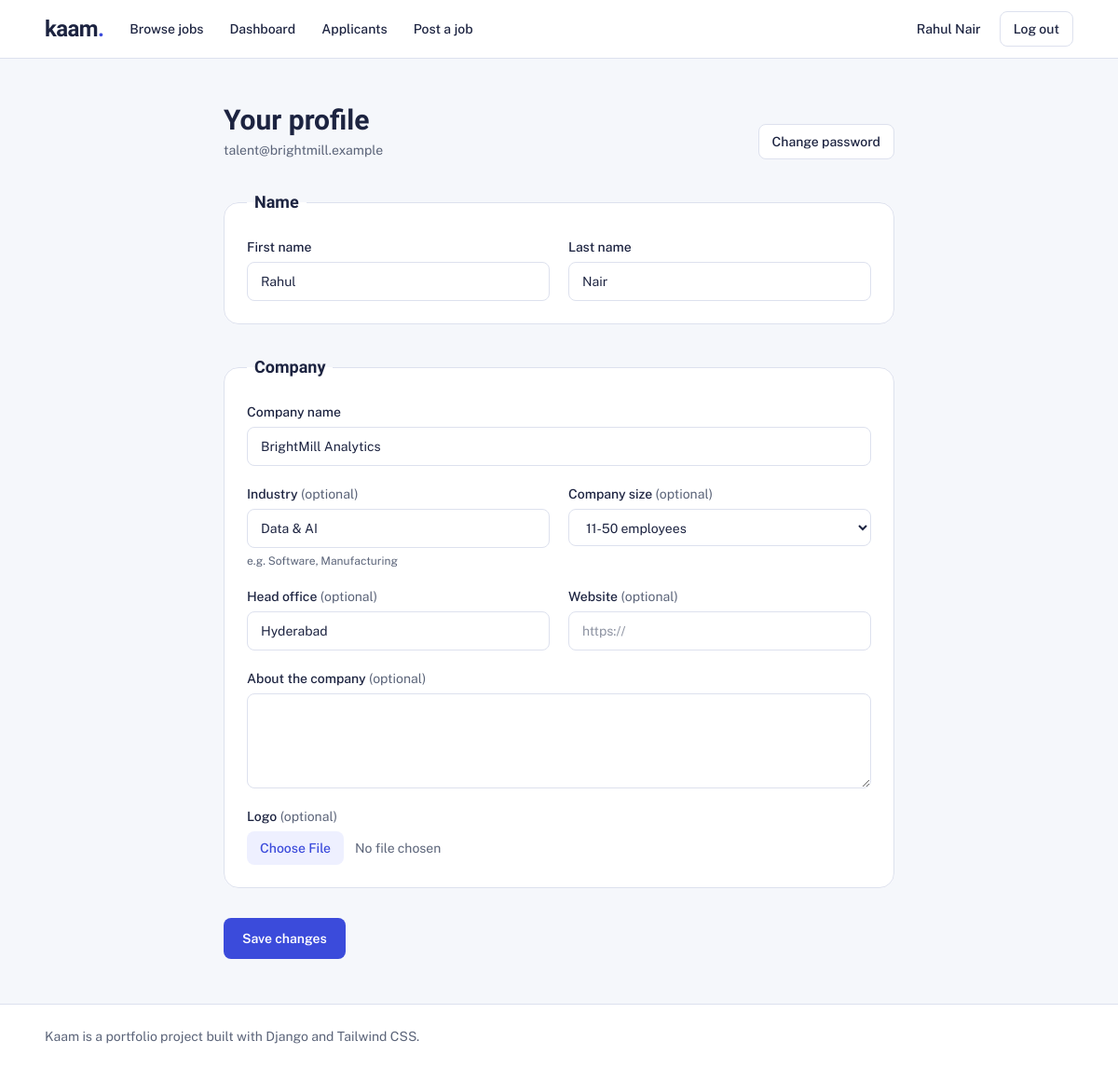
The app's page /accounts/profile/ (signed in) with its own data.
### accounts/models.py (models this page shows, shortened)
class User(AbstractUser):
    class Role(models.TextChoices):
        EMPLOYER = "employer", "Employer"
        SEEKER = "seeker", "Job seeker"
    username = None
    email = models.EmailField("email address", unique=True)
    role = models.CharField(max_length=10, choices=Role.choices, blank=True)
    USERNAME_FIELD = "email"
    REQUIRED_FIELDS = []
    objects = UserManager()
    @property
    def is_employer(self):
        return self.role == self.Role.EMPLOYER
    @property
    def is_seeker(self):
        return self.role == self.Role.SEEKER
    @property
    def display_name(self):
        return self.get_full_name().strip() or self.email

class EmployerProfile(models.Model):
    SIZES = [
        ("1-10", "1-10 employees"),
        ("11-50", "11-50 employees"),
        ("51-200", "51-200 employees"),
        ("201-1000", "201-1000 employees"),
        ("1000+", "1000+ employees"),
    ]
    user = models.OneToOneField(settings.AUTH_USER_MODEL, on_delete=models.CASCADE, related_name="employer_profile")
    company_name = models.CharField(max_length=120)
    industry = models.CharField(max_length=80, blank=True, help_text="e.g. Software, Manufacturing")
    company_size = models.CharField(max_length=10, choices=SIZES, blank=True)
    location = models.CharField("Head office", max_length=120, blank=True)
    website = models.URLField(blank=True)
    about = models.TextField("About the company", blank=True)
    logo = models.ImageField(upload_to="logos/", blank=True)

### accounts/views.py (the view, shortened to what this page needs)
# urls.py: path("profile/", views.profile_edit, name="profile"),
@login_required
def profile_edit(request):
    user = request.user
    if user.is_seeker:
        profile, _ = SeekerProfile.objects.get_or_create(user=user)
        profile_form_class = SeekerProfileForm
    elif user.is_employer:
        profile, _ = EmployerProfile.objects.get_or_create(user=user, defaults={"company_name": user.display_name})
        profile_form_class = EmployerProfileForm
    else:
        return redirect("admin:index")
    name_form = NameForm(request.POST or None, instance=user)
    profile_form = profile_form_class(request.POST or None, request.FILES or None, instance=profile)
    return render(
        request,
        "accounts/profile_edit.html",
        {"name_form": name_form, "profile_form": profile_form, "profile": profile},
    )

### accounts/forms.py
class NameForm(TailwindFormMixin, forms.ModelForm):
    class Meta:
        model = User
        fields = ("first_name", "last_name")
    def __init__(self, *args, **kwargs):
        super().__init__(*args, **kwargs)
        self.fields["first_name"].required = True
        self.fields["last_name"].required = True

class EmployerProfileForm(EmployerSignupProfileForm):
    class Meta(EmployerSignupProfileForm.Meta):
        fields = EmployerSignupProfileForm.Meta.fields + ("about", "logo")
        widgets = {
            "website": forms.URLInput(attrs={"placeholder": "https://"}),
            "about": forms.Textarea(attrs={"rows": 4}),
        }

### core/context_processors.py (called while the page is built)
def site(request):
    return {"SITE_NAME": settings.SITE_NAME, "TAILWIND_BUILT": settings.TAILWIND_BUILT}

### templates/accounts/profile_edit.html (shortened to what this page needs)
{% extends "base.html" %}
{% block content %}
<section class="mx-auto max-w-3xl px-4 py-12 sm:px-6">
  <div class="flex flex-wrap items-end justify-between gap-3">
    <div>
      <h1 class="font-display text-3xl font-bold">Your profile</h1>
      <p class="mt-1 text-sm text-muted">{{ user.email }}</p>
    </div>
    <a href="{% url 'accounts:password_change' %}" class="rounded-lg border border-line bg-white px-3.5 py-2 text-sm font-medium hover:bg-tint">Change password</a>
  </div>
  <form method="post" enctype="multipart/form-data" class="mt-8 space-y-8" novalidate>
    <fieldset class="rounded-2xl border border-line bg-white p-6">
      <legend class="px-2 font-display text-lg font-bold">Name</legend>
      <div class="grid gap-5 sm:grid-cols-2">
        {% include "partials/_field.html" with field=name_form.first_name %}
        {% include "partials/_field.html" with field=name_form.last_name %}
      </div>
    </fieldset>
    {% if user.role == 'seeker' %}
      <fieldset class="rounded-2xl border border-line bg-white p-6">
        <legend class="px-2 font-display text-lg font-bold">Education</legend>
        <div class="grid gap-5 sm:grid-cols-2">
          {% include "partials/_field.html" with field=profile_form.education_level %}
          {% include "partials/_field.html" with field=profile_form.degree %}
          {% include "partials/_field.html" with field=profile_form.field_of_study %}
          {% include "partials/_field.html" with field=profile_form.institution %}
          {% include "partials/_field.html" with field=profile_form.graduation_year %}
          {% include "partials/_field.html" with field=profile_form.cgpa %}
        </div>
      </fieldset>
      <fieldset class="rounded-2xl border border-line bg-white p-6">
        <legend class="px-2 font-display text-lg font-bold">Work preferences</legend>
        <div class="grid gap-5 sm:grid-cols-2">
          {% include "partials/_radio_cards.html" with field=profile_form.preferred_work_mode %}
          {% include "partials/_field.html" with field=profile_form.experience_years %}
          {% include "partials/_field.html" with field=profile_form.skills %}
        </div>
      </fieldset>
      <fieldset class="rounded-2xl border border-line bg-white p-6">
        <legend class="px-2 font-display text-lg font-bold">About you</legend>
        <div class="grid gap-5 sm:grid-cols-2">
          {% include "partials/_field.html" with field=profile_form.headline wide=True %}
          {% include "partials/_field.html" with field=profile_form.phone %}
          {% include "partials/_field.html" with field=profile_form.city %}
          {% include "partials/_field.html" with field=profile_form.about wide=True %}
          {% include "partials/_field.html" with field=profile_form.linkedin_url %}
          {% include "partials/_field.html" with field=profile_form.github_url %}
          <div class="sm:col-span-2">
            {% include "partials/_field.html" with field=profile_form.resume %}
            {% if profile.resume %}
              <p class="mt-2 text-sm"><a class="font-medium text-brand hover:underline" target="_blank" href="{% url 'jobs:resume' profile.pk %}">View current resume</a></p>
            {% endif %}
          </div>
        </div>
      </fieldset>
    {% else %}
      <fieldset class="rounded-2xl border border-line bg-white p-6">
        <legend class="px-2 font-display text-lg font-bold">Company</legend>
        <div class="grid gap-5 sm:grid-cols-2">
          {% include "partials/_field.html" with field=profile_form.company_name wide=True %}
          {% include "partials/_field.html" with field=profile_form.industry %}
          {% include "partials/_field.html" with field=profile_form.company_size %}
          {% include "partials/_field.html" with field=profile_form.location %}
          {% include "partials/_field.html" with field=profile_form.website %}
          {% include "partials/_field.html" with field=profile_form.about wide=True %}
          {% include "partials/_field.html" with field=profile_form.logo wide=True %}
        </div>
      </fieldset>
    {% endif %}
    <button type="submit" class="rounded-lg bg-brand px-5 py-3 text-sm font-semibold text-white hover:bg-brand-dark">Save changes</button>
  </form>
</section>
{% endblock %}

### templates/base.html (shortened to what this page needs)
{% load static %}<!DOCTYPE html>
<html lang="en" class="h-full">
<head>
  {% if TAILWIND_BUILT %}
    <link rel="stylesheet" href="{% static 'css/tailwind.css' %}">
  {% else %}
    <script src="https://cdn.tailwindcss.com"></script>
  {% endif %}
  <link rel="stylesheet" href="{% static 'css/app.css' %}">
</head>
<body class="flex min-h-full flex-col bg-paper font-sans text-ink">
  <header class="border-b border-line bg-white">
    <nav class="mx-auto flex max-w-6xl items-center justify-between gap-4 px-4 py-3 sm:px-6" aria-label="Main">
      <a href="{% url 'core:home' %}" class="font-display text-2xl font-bold tracking-tight text-ink">{{ SITE_NAME|lower }}<span class="text-brand">.</span></a>
      <div id="nav-menu" class="absolute left-0 right-0 top-[57px] z-40 hidden flex-col gap-1 border-b border-line bg-white px-4 py-3 md:static md:flex md:flex-1 md:flex-row md:items-center md:justify-between md:border-0 md:p-0">
        <div class="flex flex-col gap-1 md:flex-row md:items-center md:gap-1">
          <a href="{% url 'jobs:list' %}" class="rounded-lg px-3 py-2 text-sm font-medium text-ink hover:bg-tint">Browse jobs</a>
          {% if user.is_authenticated %}
            {% if user.role == 'employer' %}
              <a href="{% url 'jobs:employer_dashboard' %}" class="rounded-lg px-3 py-2 text-sm font-medium hover:bg-tint">Dashboard</a>
              <a href="{% url 'jobs:applicants' %}" class="rounded-lg px-3 py-2 text-sm font-medium hover:bg-tint">Applicants</a>
              <a href="{% url 'jobs:create' %}" class="rounded-lg px-3 py-2 text-sm font-medium hover:bg-tint">Post a job</a>
            {% elif user.role == 'seeker' %}
              <a href="{% url 'jobs:my_applications' %}" class="rounded-lg px-3 py-2 text-sm font-medium hover:bg-tint">My applications</a>
            {% endif %}
          {% endif %}
        </div>
        <div class="mt-2 flex flex-col gap-2 md:mt-0 md:flex-row md:items-center">
          {% if user.is_authenticated %}
            <a href="{% url 'accounts:profile' %}" class="rounded-lg px-3 py-2 text-sm font-medium hover:bg-tint">{{ user.display_name }}</a>
            <form method="post" action="{% url 'accounts:logout' %}">
              <button type="submit" class="w-full rounded-lg border border-line px-3.5 py-2 text-sm font-medium hover:bg-tint md:w-auto">Log out</button>
            </form>
          {% else %}
            <a href="{% url 'accounts:login' %}" class="rounded-lg border border-line px-3.5 py-2 text-center text-sm font-medium hover:bg-tint">Log in</a>
            <a href="{% url 'core:home' %}#start" class="rounded-lg bg-brand px-3.5 py-2 text-center text-sm font-medium text-white hover:bg-brand-dark">Sign up</a>
          {% endif %}
        </div>
      </div>
    </nav>
  </header>
  <main id="main" class="flex-1">
    {% block content %}{% endblock %}
  </main>
  <footer class="border-t border-line bg-white">
    <div class="mx-auto flex max-w-6xl flex-col gap-2 px-4 py-6 text-sm text-muted sm:flex-row sm:items-center sm:justify-between sm:px-6">
      <p>{{ SITE_NAME }} is a portfolio project built with Django and Tailwind CSS.</p>
    </div>
  </footer>
</body>
</html>

### templates/partials/_field.html (shortened to what this page needs)
<div class="{% if wide %}sm:col-span-2{% endif %}">
  {% if field.field.widget.input_type == "checkbox" %}
    <label class="flex items-center gap-2 text-sm text-ink">{{ field }}<span>{{ field.label }}</span></label>
  {% else %}
    <label for="{{ field.id_for_label }}" class="mb-1.5 block text-sm font-medium text-ink">
      {{ field.label }}{% if not field.field.required and not bare %}<span class="font-normal text-muted"> (optional)</span>{% endif %}
    </label>
    {{ field }}
  {% endif %}
  {% if field.help_text %}<p class="mt-1.5 text-xs text-muted">{{ field.help_text }}</p>{% endif %}
</div>

### static/css/app.css (style rules this page uses)
html { scroll-behavior: smooth; }
body { -webkit-font-smoothing: antialiased; }

### records on screen
User: display_name "Rahul Nair", email "talent@brightmill.example", first_name "Rahul", last_name "Nair"
EmployerProfile: company_name "BrightMill Analytics", industry "Data & AI", company_size "11-50 employees", location "Hyderabad"

### other values on screen
{{ SITE_NAME|lower }} "kaam"
{{ field.label }} "First name Last name Company name Industry Company size Head office Website About the company Logo"
{{ field.help_text }} "e.g. Software, Manufacturing"
{{ SITE_NAME }} "Kaam"
